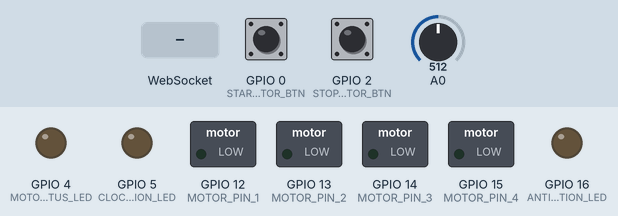
Bench run of a sketch on a simulated ESP8266 (NodeMCU). On the bench: switched loads named in the sketch (green lamp = pin HIGH), output pins drawn as LEDs (lit = HIGH). The inputs (shaded band) are chosen by the test bench; at power-on: GPIO 0 (START_MOTOR_BTN) HIGH, GPIO 2 (STOP_MOTOR_BTN) HIGH, A0 = 512. WiFi joins after 1.5 s; servers stay silent unless stated; what the sketch prints to the serial monitor is not drawn.

Above: at 3.2 s.
3.3 s: GPIO 0 (START_MOTOR_BTN) pulled LOW for 0.15 s
At 3.65 s:
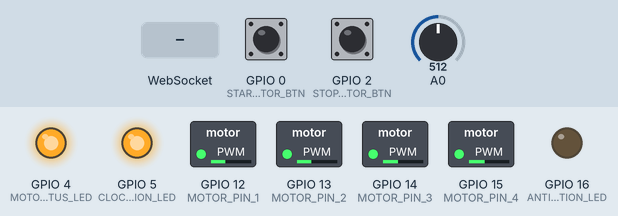
6.3 s: GPIO 2 (STOP_MOTOR_BTN) pulled LOW for 0.15 s
At 7.3 s:
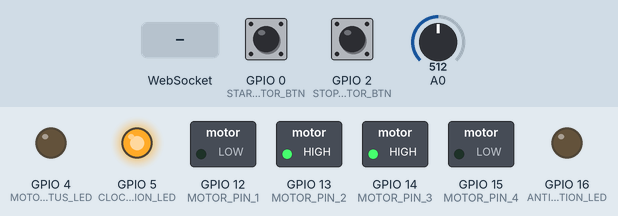
7.9 s: GPIO 0 (START_MOTOR_BTN) pulled LOW for 1 s
At 8.37 s:
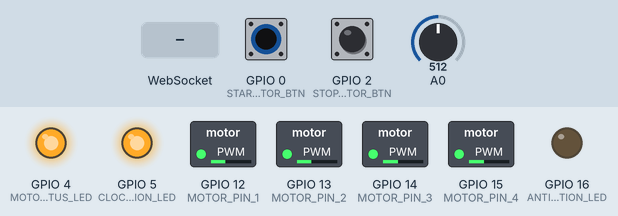
10.9 s: GPIO 2 (STOP_MOTOR_BTN) pulled LOW for 1 s
At 12.1 s:
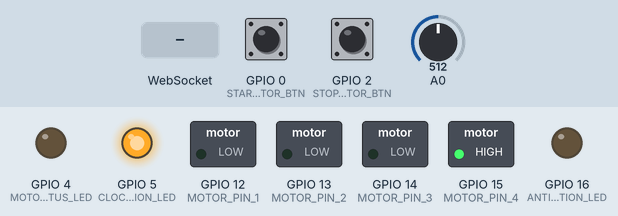
13.4 s: GPIO 0 (START_MOTOR_BTN) pulled LOW for 0.15 s
At 13.79 s:
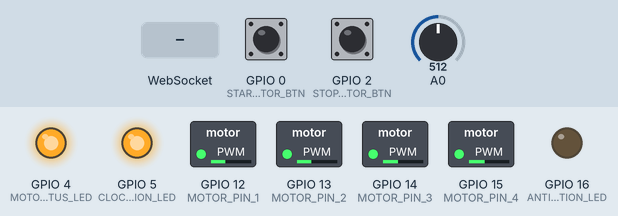
16.4 s: WebSocket text "ping" received
Timing chart, 0 to 20.4 s (numbered marks = the images above; inputs shaded):
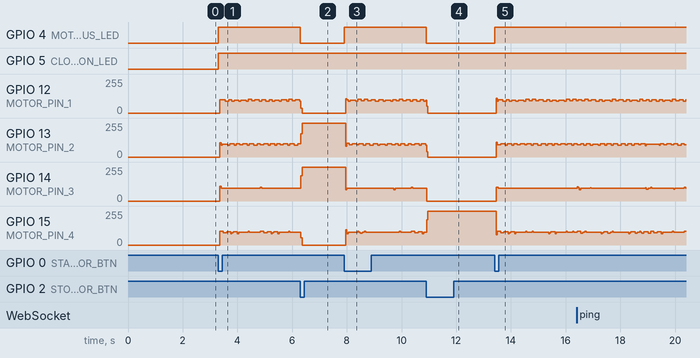

The sketch:

v2.ino
```cpp
// NodeMCU 1.0

#include <ESP8266WiFi.h>
#include <WebSocketsClient.h>
#include <ArduinoJson.h>

// --- Modo Depuración ---

// #define DEBUG_MODE false

// --- Datos de la Red WiFi ---

#define SSID ""
#define PASSWORD ""

// --- Datos del Servidor ---

#define SERVER_URL ""
#define SERVER_PORT 4200

// --- Datos del Nodo ---

#define NODE_NAME ""

// --- Datos del Motor ---

#define MOTOR_PIN_1 12
#define MOTOR_PIN_2 13
#define MOTOR_PIN_3 14
#define MOTOR_PIN_4 15
#define MOTOR_SPEED 1200
#define STEPS_PER_REV 4096
#define NUM_STEPS 8
#define STEPS_LOOKUP                                       \
  {                                                        \
    B1000, B1100, B0100, B0110, B0010, B0011, B0001, B1001 \
  }

// --- Datos de los LEDs ---

#define MOTOR_STATUS_LED 4
#define CLOCKWISE_DIRECTION_LED 5
#define ANTICLOCKWISE_DIRECTION_LED 16

// --- Datos de Control Local ---

#define START_MOTOR_BTN 0
#define STOP_MOTOR_BTN 2

// --- Cliente WebSockets ---

WebSocketsClient webSocket;

// --- Variables ---

bool connectedToServer = false;
bool motorWorking = false;
bool motorDirection = true; // true: avanza, false: retrocede
bool startMotorBtnStatus = false;
bool stopMotorBtnStatus = false;

unsigned long lastAnalogPinReadTime = 0;
unsigned long lastMotorActionTime = 0;
// unsigned long lastDebugModeTime = 0;
unsigned long lastLocalControlTime = 0;

unsigned long motorActionInterval = MOTOR_SPEED;
// unsigned long debugModeInterval = 500 * 1000;
unsigned long localControlInterval = 50 * 1000;
unsigned long sendAnalogDataInterval = 500 * 1000;

int stepCounter = 0;
const int numSteps = NUM_STEPS;
const int stepsLookup[NUM_STEPS] = STEPS_LOOKUP;

bool localMotorControl = true;

void setup()
{
  Serial.begin(115200);

  // --- Configurando Salidas ---

  // Motor
  pinMode(MOTOR_PIN_1, OUTPUT);
  pinMode(MOTOR_PIN_2, OUTPUT);
  pinMode(MOTOR_PIN_3, OUTPUT);
  pinMode(MOTOR_PIN_4, OUTPUT);

  // LEDs
  pinMode(MOTOR_STATUS_LED, OUTPUT);
  pinMode(CLOCKWISE_DIRECTION_LED, OUTPUT);
  pinMode(ANTICLOCKWISE_DIRECTION_LED, OUTPUT);

  // --- Configurando Entradas ---

  // Control del Motor
  pinMode(START_MOTOR_BTN, INPUT_PULLUP);
  pinMode(STOP_MOTOR_BTN, INPUT_PULLUP);

  // --- Conexión a la Red WiFi ---

  WiFi.begin(SSID, PASSWORD);

  while (WiFi.status() != WL_CONNECTED)
  {
    delay(1000);
    Serial.println("Connecting to WiFi...");
  }

  Serial.println("Connected to WiFi");

  // --- Conexión al Servidor ---

  webSocket.begin(SERVER_URL, SERVER_PORT);
  webSocket.setReconnectInterval(5000);
  webSocket.onEvent(webSocketEvent);
}

void loop()
{
  unsigned long currentTime = micros();

  webSocket.loop();

  // Estas condiciones permiten convertir código sincróno en asíncrono para evitar bloqueos (delay)
  if ((currentTime - lastLocalControlTime) >= localControlInterval)
  {
    handleLocalControl();
  }

  // Estas condiciones permiten convertir código sincróno en asíncrono para evitar bloqueos (delay)
  if ((currentTime - lastMotorActionTime) >= motorActionInterval)
  {
    handleMotor();
    lastMotorActionTime = currentTime;
  }

  // Estas condiciones permiten convertir código sincróno en asíncrono para evitar bloqueos (delay)
  // if ((currentTime - lastDebugModeTime) >= debugModeInterval && (DEBUG_MODE))
  // {
  //   motorDebugMode();
  // }

  if (connectedToServer)
  {
    if ((currentTime - lastAnalogPinReadTime) >= sendAnalogDataInterval)
    {
      int A0Value = analogRead(A0);

      StaticJsonDocument<200> doc;

      doc["event"] = "continuousData";
      doc["nodeName"] = NODE_NAME;
      JsonObject data = doc.createNestedObject("data");

      data["value"] = String(A0Value);
      data["time"] = String(currentTime);

      char object[200];
      serializeJson(doc, object);

      webSocket.sendTXT(object);
      lastAnalogPinReadTime = currentTime;
    }
  }
}

void webSocketEvent(WStype_t type, uint8_t *payload, size_t length)
{
  switch (type)
  {
  case WStype_DISCONNECTED:
    Serial.println("Desconectado del servidor WebSocket");
    connectedToServer = false;
    break;
  case WStype_CONNECTED:
  {
    Serial.println("Conectado al servidor WebSocket");
    connectedToServer = true;

    StaticJsonDocument<200> doc;

    doc["event"] = "initialStateNode";
    doc["nodeName"] = NODE_NAME;

    JsonObject data = doc.createNestedObject("data");
    data["motorStatus"] = parseBooleanToString(motorWorking);
    data["motorDirection"] = motorDirection ? "clockwise" : "anticlockwise";
    data["control"] = localMotorControl ? "local" : "remote";

    char object[200];
    serializeJson(doc, object);

    webSocket.sendTXT(object);
    break;
  }
  case WStype_TEXT:
    handleWebSocketConnection((char *)payload);
    break;
  // case WStype_PING:
  //   webSocket.sendTXT("ping:pong");
  }
}

void handleWebSocketConnection(char *message)
{
  String payloadString((char *)message);
  char *json = const_cast<char *>(payloadString.c_str());

  if (json == nullptr)
  {
    Serial.println(F("Error: PayloadString.c_str() devolvió un puntero nulo."));
    return;
  }

  StaticJsonDocument<512> doc;

  DeserializationError error = deserializeJson(doc, json);

  if (error)
  {
    Serial.print(F("deserializeJson() falló: "));
    Serial.println(error.f_str());
    return;
  }

  String event = doc["event"];
  String destination = doc["destination"];
  String value = doc["data"];
  String nodeName = doc["nodeName"];

  // if (DEBUG_MODE)
  // {
  //   Serial.print("[DEBUG] Nombre del Evento: ");
  //   Serial.println(event);
  //   Serial.print("[DEBUG] Destino: ");
  //   Serial.println(destination);
  //   Serial.print("[DEBUG] Valor del Evento: ");
  //   Serial.println(value);
  //   Serial.print("[DEBUG] Nombre del Nodo: ");
  //   Serial.println(nodeName);
  //   Serial.println(" ");
  // }

  if (event != NULL && destination.c_str() != "client" && value != NULL)
  {
    if (strcmp(event.c_str(), "ping") == 0)
    {
      StaticJsonDocument<200> doc;

      doc["event"] = "pong";
      doc["nodeName"] = NODE_NAME;
      doc["data"] = value;

      char object[200];
      serializeJson(doc, object);

      webSocket.sendTXT(object);
    }

    if (strcmp(event.c_str(), "type") == 0)
    {
      StaticJsonDocument<200> doc;

      doc["event"] = "type";
      doc["nodeName"] = NODE_NAME;
      doc["data"] = "node";

      char object[200];
      serializeJson(doc, object);

      webSocket.sendTXT(object);
    }

    if (strcmp(nodeName.c_str(), NODE_NAME) == 0)
    {
      if (strcmp(event.c_str(), "startMotorNode") == 0)
      {
        if (!localMotorControl)
        {
          if (value == "clockwise")
          {
            Serial.println("[DigitalPin]: Motor girando en sentindo de las agujas del reloj");
            motorDirection = true;
            motorWorking = true;
            digitalWrite(MOTOR_STATUS_LED, HIGH);
            digitalWrite(CLOCKWISE_DIRECTION_LED, HIGH);
            digitalWrite(ANTICLOCKWISE_DIRECTION_LED, LOW);
            clockwise();
          }
          else if (value == "anticlockwise")
          {
            Serial.println("[DigitalPin]: Motor girando en sentindo contrario a las agujas del reloj");
            motorDirection = false;
            motorWorking = true;
            digitalWrite(MOTOR_STATUS_LED, HIGH);
            digitalWrite(ANTICLOCKWISE_DIRECTION_LED, HIGH);
            digitalWrite(CLOCKWISE_DIRECTION_LED, LOW);
            anticlockwise();
          }
        }
      }

      if (strcmp(event.c_str(), "stopMotorNode") == 0)
      {
        if (!localMotorControl)
        {
          Serial.println("[DigitalPin]: Motor parado");
          digitalWrite(MOTOR_STATUS_LED, LOW);
          digitalWrite(ANTICLOCKWISE_DIRECTION_LED, LOW);
          digitalWrite(CLOCKWISE_DIRECTION_LED, LOW);
          motorWorking = false;
        }
      }

      if (strcmp(event.c_str(), "currentStateNode") == 0)
      {
        Serial.println("[DigitalPin]: Enviando estado actual del nodo");
        StaticJsonDocument<200> doc;

        doc["event"] = "currentStateNode";
        doc["nodeName"] = NODE_NAME;

        JsonObject data = doc.createNestedObject("data");
        data["motorStatus"] = parseBooleanToString(motorWorking);
        data["motorDirection"] = motorDirection ? "clockwise" : "anticlockwise";
        data["control"] = localMotorControl ? "local" : "remote";

        char object[200];
        serializeJson(doc, object);

        webSocket.sendTXT(object);
      }

      if (strcmp(event.c_str(), "motorControl") == 0)
      {
        Serial.print("[DigitalPin]: Control del motor: ");
        Serial.println(value);
        if (value == "local")
        {
          localMotorControl = true;
        }
        else if (value == "remote")
        {
          localMotorControl = false;
        }
      }
    }
  }
}

void handleMotor()
{
  if (motorWorking)
  {
    digitalWrite(MOTOR_STATUS_LED, HIGH);
    if (motorDirection)
    {
      clockwise();
    }
    else
    {
      anticlockwise();
    }

    if (motorDirection)
    {
      digitalWrite(CLOCKWISE_DIRECTION_LED, HIGH);
      digitalWrite(ANTICLOCKWISE_DIRECTION_LED, LOW);
    }
    else
    {
      digitalWrite(ANTICLOCKWISE_DIRECTION_LED, HIGH);
      digitalWrite(CLOCKWISE_DIRECTION_LED, LOW);
    }
  }
  else
  {
    digitalWrite(MOTOR_STATUS_LED, LOW);
  }
}

void handleLocalControl()
{
  if (localMotorControl)
  {
    bool startMotorBtn = digitalRead(START_MOTOR_BTN);
    bool stopMotorBtn = digitalRead(STOP_MOTOR_BTN);

    // LOW = Botón presionado
    if (startMotorBtn == LOW && stopMotorBtn == HIGH && !motorWorking)
    {
      motorWorking = true;
    }
    else if (stopMotorBtn == LOW && startMotorBtn == HIGH && motorWorking)
    {
      motorWorking = false;
    }
  }
}

// void motorDebugMode()
// {
//   Serial.print("Estado del Motor: ");
//   Serial.println(motorWorking ? "Girando" : "Apagado");

//   Serial.print("Dirección del Motor: ");
//   Serial.println(motorDirection ? "Avance" : "Retroceso");
// }

// char *parseJSONToString(JsonObject object)
// {
//   char buffer[200];
//   serializeJson(object, buffer);
//   return buffer;
// }

String parseBooleanToString(bool variable)
{
  if (variable)
  {
    return "true";
  }
  else
  {
    return "false";
  }
}

void clockwise()
{
  stepCounter++;
  if (stepCounter >= numSteps)
    stepCounter = 0;
  setOutput(stepCounter);
}

void anticlockwise()
{
  stepCounter--;
  if (stepCounter < 0)
    stepCounter = numSteps - 1;
  setOutput(stepCounter);
}

void setOutput(int step)
{
  digitalWrite(MOTOR_PIN_1, bitRead(stepsLookup[step], 0));
  digitalWrite(MOTOR_PIN_2, bitRead(stepsLookup[step], 1));
  digitalWrite(MOTOR_PIN_3, bitRead(stepsLookup[step], 2));
  digitalWrite(MOTOR_PIN_4, bitRead(stepsLookup[step], 3));
}
```

Measured:
- after the input at 6.3 s, GPIO 4 (MOTOR_STATUS_LED): HIGH → LOW at once
- after the input at 7.9 s, GPIO 4 (MOTOR_STATUS_LED): LOW → HIGH at once; GPIO 14 (MOTOR_PIN_3): 255/255 → 94/255 after 0.06 s
- after the input at 10.9 s, GPIO 4 (MOTOR_STATUS_LED): HIGH → LOW at once
- after the input at 13.4 s, GPIO 4 (MOTOR_STATUS_LED): LOW → HIGH at once; GPIO 14 (MOTOR_PIN_3): 0/255 → 103/255 after 0.06 s, → 95/255 0.08 s later
